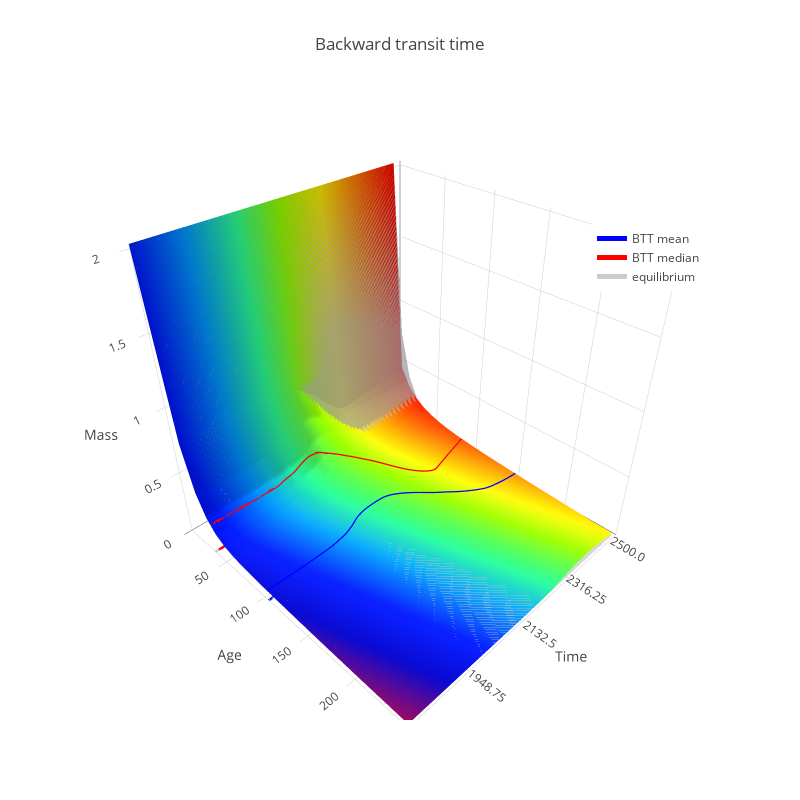

Notebook code for this chart:
### Code cell
btt_dens_fig['layout']['legend'] = dict(x=0.8, y=0.8)
iplot(btt_dens_fig)
